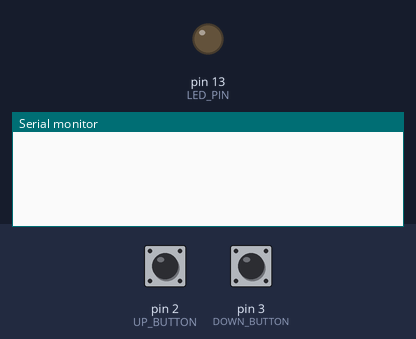
Bench run of a sketch on a simulated Arduino Uno, built with avr-gcc and run on an emulated ATmega328P. Parts: output pins drawn as LEDs (lit = HIGH), the last lines printed to the serial monitor. The inputs (shaded band) are chosen by the test bench; at power-on: pin 2 (UP_BUTTON) HIGH, pin 3 (DOWN_BUTTON) HIGH.

Above: at 1.2 s.
1.3 s: pin 2 (UP_BUTTON) pulled LOW for 0.15 s
At 2.4 s:
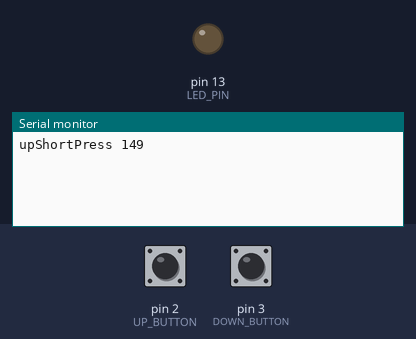
2.9 s: pin 3 (DOWN_BUTTON) pulled LOW for 0.15 s
At 3.6 s:
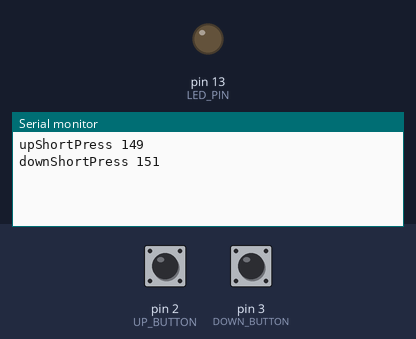

The sketch:

TestButtonsComplex.ino
```cpp
/*led, buttons and switches configuration*/
const unsigned long TURBO_PRESS_SIZE = 2000;
const unsigned long TURBO_INTERVAL = 700;
const unsigned long LONG_PRESS_SIZE = 4000;
const unsigned long MIN_PRESS_SIZE = 100;

const int UP_BUTTON = 2;
const int DOWN_BUTTON = 3;
const int LED_PIN = LED_BUILTIN; //D13

unsigned long upTimer = 0;
unsigned long downTimer = 0;
unsigned long currentMillis = 0;

const boolean USE_PULLUP = true; //change here

void setup() {
    // Set MIDI baud rate:
    Serial.begin(9600);
    // setup hi_hat switch
    pinMode(LED_PIN, OUTPUT);
    if (USE_PULLUP) {
        pinMode(DOWN_BUTTON, INPUT_PULLUP);
        pinMode(UP_BUTTON, INPUT_PULLUP);
    } else {
        pinMode(DOWN_BUTTON, INPUT);
        pinMode(UP_BUTTON, INPUT);
    }
}

void loop() {
    handleModeButtons();
}

boolean isButtonPressed(int buttonId) {
    if (USE_PULLUP) {
        return digitalRead(buttonId) == LOW;
    } else {
        return digitalRead(buttonId) == HIGH;
    }
}

void handleModeButtons() {
    currentMillis = millis();
    if(isButtonPressed (UP_BUTTON)) {
        if (upTimer == 0) {
            upTimer = currentMillis;
        } else {
            if ((currentMillis-upTimer) > TURBO_PRESS_SIZE && downTimer == 0) {
                upShortPress(currentMillis-upTimer);
                delay(TURBO_INTERVAL);
            }
        }
    } else {
        if (upTimer > 0) {
            int upPressed = currentMillis - upTimer;
            int downPressed = currentMillis - downTimer;
            if (upPressed >= LONG_PRESS_SIZE && downTimer > 0 && downPressed >=LONG_PRESS_SIZE ) {
                doubleLongPress(upPressed);
            } else if (upPressed >= MIN_PRESS_SIZE && upPressed < LONG_PRESS_SIZE) {
                upShortPress(upPressed);
            }
            upTimer = 0;
            downTimer = 0;
        }
    }
    if(isButtonPressed (DOWN_BUTTON)) {
        if (downTimer == 0) {
            downTimer = currentMillis;
        } else {
            if ((currentMillis-downTimer) > TURBO_PRESS_SIZE && upTimer == 0) {
                downShortPress(currentMillis-downTimer);
                delay(TURBO_INTERVAL);
            }
        }
    } else {
        if (downTimer > 0) {
            int upPressed = currentMillis - upTimer;
            int downPressed = currentMillis - downTimer;
            if (downPressed >= LONG_PRESS_SIZE && upTimer > 0 && upPressed >= LONG_PRESS_SIZE) {
                doubleLongPress(downPressed);
            } else if (downPressed >= MIN_PRESS_SIZE && downPressed < LONG_PRESS_SIZE) {
                downShortPress(downPressed);
            }
            downTimer = 0;
            upTimer = 0;
        }
    }
}

void upLongPress(int m) {
   Serial.print("upLongPress ");
   Serial.println(m);
}

void upShortPress(int m) {
    Serial.print("upShortPress ");
    Serial.println(m);
}

void downShortPress(int m) {
    Serial.print("downShortPress ");
    Serial.println(m);
}

void doubleLongPress(int m) {
    Serial.print("doubleLongPress ");
    Serial.println(m);
}

void downLongPress(int m) {
    Serial.print("downLongPress ");
    Serial.println(m);
}
```

Measured:
- after the input at 1.3 s, the serial monitor: prints a new line after 0.15 s (image 1)
- after the input at 2.9 s, the serial monitor: prints a new line after 0.15 s (image 2)
